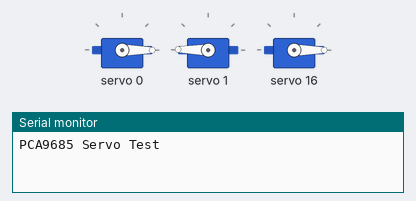
Bench run of a program on a simulated ESP32. Parts: 3 × servo, the last lines printed to the serial monitor.

Above: at 0.05 s.
At 0.65 s:
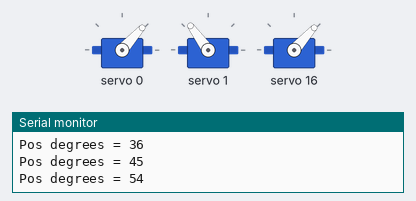
At 1.05 s:
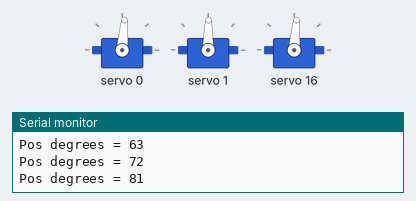
At 2.05 s:
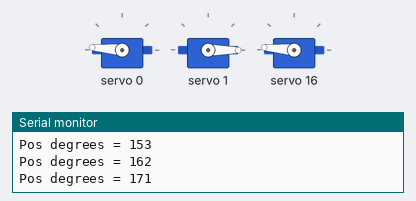
At 3.05 s:
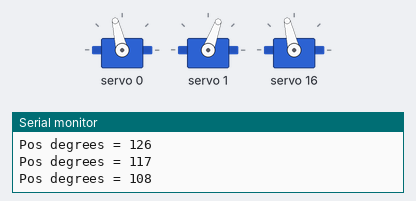
At 4.1 s:
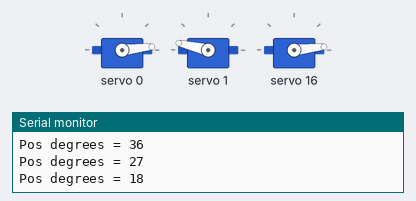
Timing chart, 0 to 5.6 s (numbered marks = the images above):
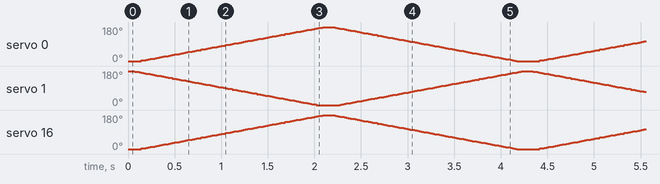

The program:

main.cpp
```cpp
#include <Arduino.h>
#include <Adafruit_PWMServoDriver.h>


//Create object to represent PCA9685 at default I2C address
Adafruit_PWMServoDriver pca9685 = Adafruit_PWMServoDriver(0x40);
Adafruit_PWMServoDriver pca96852 = Adafruit_PWMServoDriver(0x41);

#define SERVO_FREQ 50 // Analog servos run at ~50 Hz updates

// Define maximum and minimum number of "ticks" for the servo motors
// Range from 0 to 4095
// This determines the pulse width

#define SERVOMIN 90 // Minimum value
#define SERVOMAX 500 // Maximum value

// Define servo motor connections (expand as required)
#define SER0 0   // Servo Motor 0 on connector 1
#define SER2  1  // My Servo motor on connector 2
#define SER3  2  // My Servo motor on connector 3


#define SER12 12  // Servo motor 12 on connector 12
#define SER13 13  // Servo motor 13 on connector 13
#define SER14 14  // Servo motor 14 on connector 14

long previousMillis = 0;
long interval = 10000;

int posDegrees = 0;

int posDelta = 1;

// timestamp
uint32_t ts = 0;
void setup() {

  Serial.begin(115200);

  // Print to monitor
  Serial.println("PCA9685 Servo Test");

  // Initialise PCA9685
  pca9685.begin();
  pca96852.begin();

  //set PWM Frequency to 50Hz
  pca9685.setPWMFreq(SERVO_FREQ);
  pca96852.setPWMFreq(SERVO_FREQ);

}

void loop() {

  // only print every 100 millis
  if(millis()>ts+100) {
    ts = millis();
    // Print to serial monitor
    Serial.print("Pos degrees = ");
    Serial.println(posDegrees);
  }
  int pwm0 = map(posDegrees, 0, 180, SERVOMIN, SERVOMAX);
  int pwm0_rev = map(180-posDegrees, 0, 180, SERVOMIN, SERVOMAX);

  int pwm2 = map(posDegrees, 0, 180, SERVOMIN, SERVOMAX);
  int pwm2_rev = map(180-posDegrees, 0, 180, SERVOMIN, SERVOMAX);

  pca9685.setPWM(SER0, 0, pwm0);
  pca9685.setPWM(SER2, 0, pwm0_rev);
  pca96852.setPWM(SER0, 0, pwm2);

    delay(10);


  // increment posDegrees as necessary
  if(posDegrees+posDelta>180) {
    posDelta = -posDelta;
  } else if(posDegrees+posDelta<0) {
    posDelta = -posDelta;
  }
  posDegrees += posDelta;

}
```
